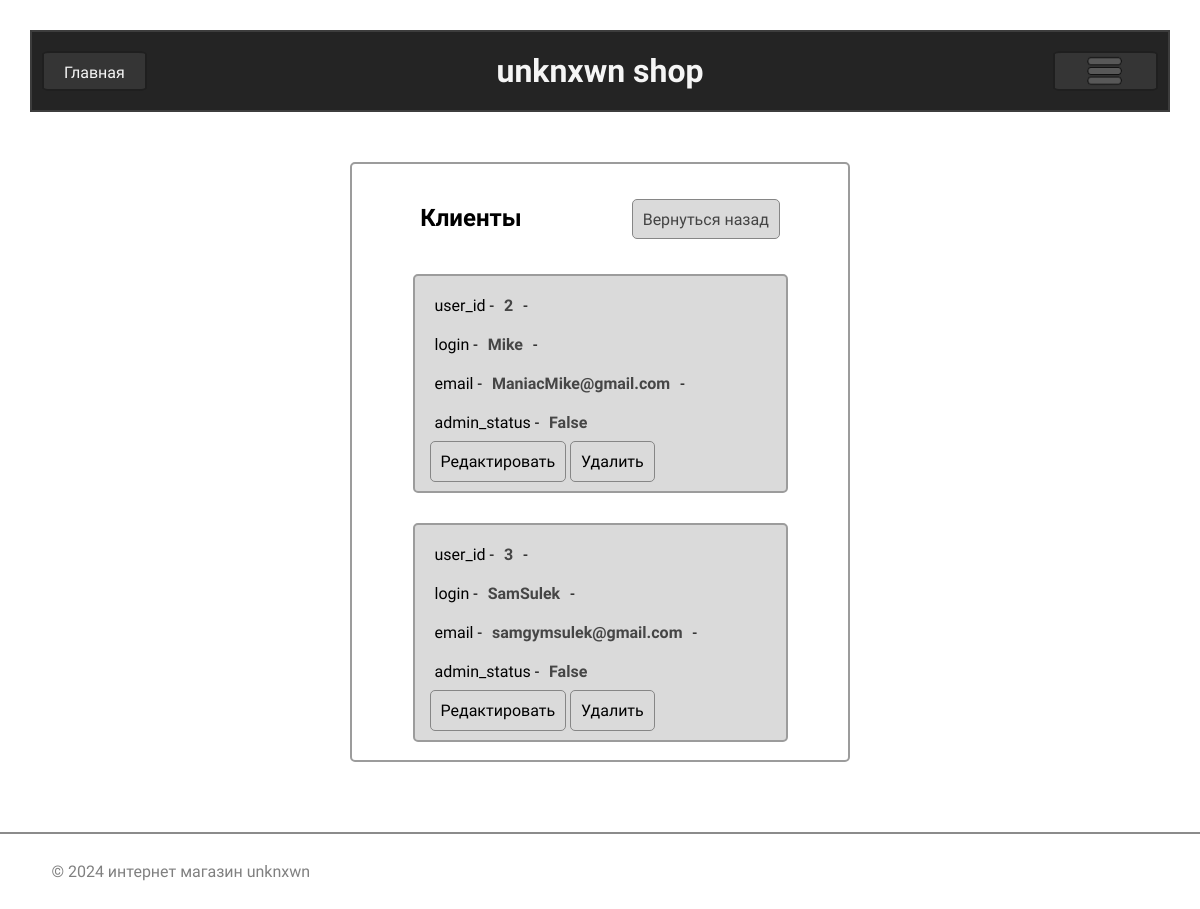
/users (signed in), run on an earlier commit of the app's database.
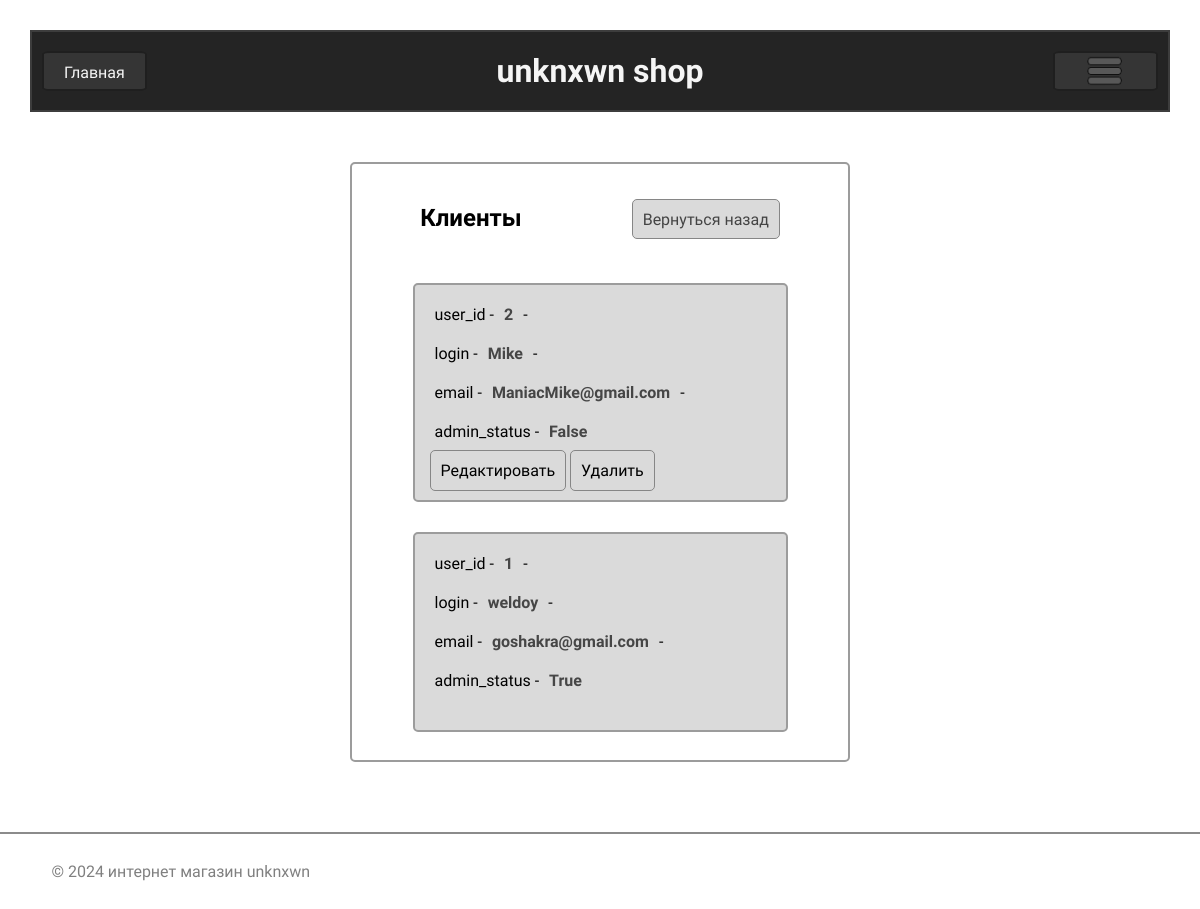
And on a later commit of the database.
### models.py (models this page shows, shortened)
class User (db.Model, UserMixin):
    id = db.Column(db.Integer, primary_key=True)
    login = db.Column(db.String(128), nullable=False, unique=True)
    password = db.Column(db.String(255), nullable=False)
    email = db.Column(db.String(255), nullable=False)
    admin = db.Column(db.Boolean, nullable=False, default=False)

### routes.py (the view)
@app.route('/users', methods=["GET", "POST"])
@login_required
def users():
    users = User.query.order_by(User.login).all()
    if current_user.admin == False:
        return 'Sorry, you have not special access for that page'
    else:
        return render_template('cabinet/users.html', users=users)

### __init__.py (called while the page is built)
@app.before_request
def create_tables():
     db.create_all()

### models.py (called while the page is built)
@manager.user_loader
def load_user(id):
    return User.query.get(id)

### routes.py (called while the page is built)
@app.after_request
def redirect_to_signin(response):
    if response.status_code == 401:
        return redirect(url_for('login') + '?next=' + request.url)
    return response

### templates/cabinet/users.html (shortened to what this page needs)
{% extends "base.html" %}
{% block content %}
<div class="container_auth box_update_bd">
    <h2 class="authnamecon newnameicobd usbd">Клиенты</h2>
    <a href="{{ url_for('personal') }}" class="auth-register-btn">Вернуться назад</a>
    <div class="bd_box_of_goods">
        {% if users %}
            {% for el in users %}
            <div class="goods">
                <p>user_id -<strong>{{ el.id }}</strong>-</p>
                <p>login -<strong>{{ el.login }}</strong>-</p>
                <p>email -<strong>{{ el.email }}</strong>-</p>
                <p>admin_status -<strong>{{ el.admin }}</strong></p>
                <p>
                {% if el.login != current_user.login %}
                    <a href="/users/{{ el.id }}/edit" class="completebtn">Редактировать</a>
                    <a href="/users/{{ el.id }}/delete" class="completebtn">Удалить</a>
                {% endif %}
                </p>
            </div>
            {% endfor %}
        {% else %}
            <div class="goods goodscenter">
                <p>Пользователей пока не существует :(</p>
            </div>
        {% endif %}
    </div>
</div>
<div class="section-separator-figure"></div>
{% endblock content %}

What changed in the data, as far as the page shows it:
removed User: id "3", login "SamSulek", email "samgymsulek@gmail.com", admin "False"
now on this page (row unchanged): User: id "1", login "weldoy", email "goshakra@gmail.com", admin "True"
